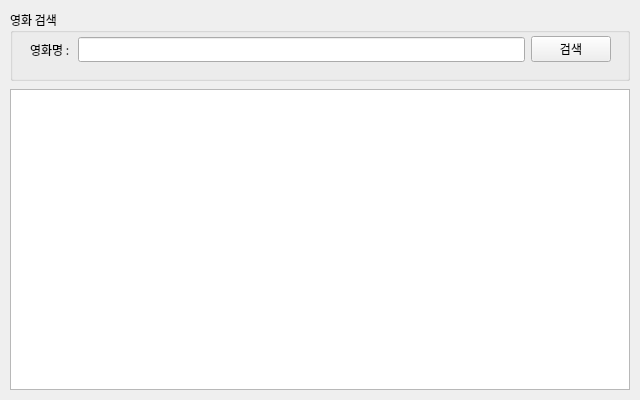
<?xml version="1.0" encoding="UTF-8"?>
<ui version="4.0">
 <class>FrmMain</class>
 <widget class="QWidget" name="FrmMain">
  <property name="geometry">
   <rect>
    <x>0</x>
    <y>0</y>
    <width>640</width>
    <height>400</height>
   </rect>
  </property>
  <property name="sizePolicy">
   <sizepolicy hsizetype="Fixed" vsizetype="Fixed">
    <horstretch>0</horstretch>
    <verstretch>0</verstretch>
   </sizepolicy>
  </property>
  <property name="minimumSize">
   <size>
    <width>640</width>
    <height>400</height>
   </size>
  </property>
  <property name="maximumSize">
   <size>
    <width>640</width>
    <height>400</height>
   </size>
  </property>
  <property name="font">
   <font>
    <family>나눔고딕</family>
   </font>
  </property>
  <property name="windowTitle">
   <string>네이버API 영화검색앱</string>
  </property>
  <widget class="QWidget" name="verticalLayoutWidget">
   <property name="geometry">
    <rect>
     <x>10</x>
     <y>10</y>
     <width>620</width>
     <height>71</height>
    </rect>
   </property>
   <layout class="QVBoxLayout" name="searchLayout">
    <item>
     <widget class="QGroupBox" name="groupBox">
      <property name="title">
       <string>영화 검색</string>
      </property>
      <widget class="QWidget" name="layoutWidget">
       <property name="geometry">
        <rect>
         <x>20</x>
         <y>24</y>
         <width>581</width>
         <height>31</height>
        </rect>
       </property>
       <layout class="QHBoxLayout" name="horizontalLayout">
        <item>
         <widget class="QLabel" name="label">
          <property name="text">
           <string>영화명 : </string>
          </property>
         </widget>
        </item>
        <item>
         <widget class="QLineEdit" name="txtSearch"/>
        </item>
        <item>
         <widget class="QPushButton" name="btnSearch">
          <property name="text">
           <string>검색</string>
          </property>
         </widget>
        </item>
       </layout>
      </widget>
     </widget>
    </item>
   </layout>
  </widget>
  <widget class="QWidget" name="verticalLayoutWidget_2">
   <property name="geometry">
    <rect>
     <x>10</x>
     <y>89</y>
     <width>620</width>
     <height>301</height>
    </rect>
   </property>
   <layout class="QVBoxLayout" name="resultLayout">
    <item>
     <widget class="QTableWidget" name="tblResult">
      <property name="font">
       <font>
        <family>나눔고딕</family>
       </font>
      </property>
     </widget>
    </item>
   </layout>
  </widget>
 </widget>
 <resources/>
 <connections/>
</ui>
